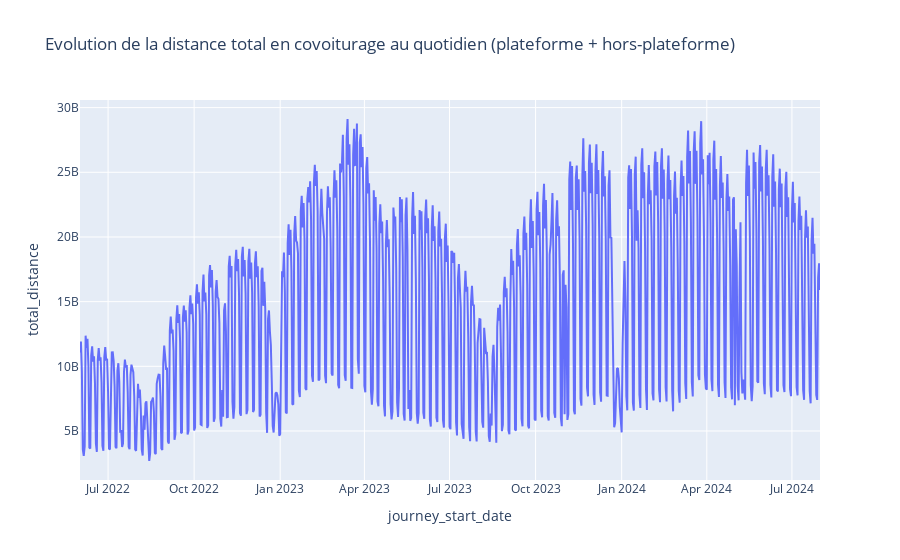

This figure's notebook cell:
### Markdown cell above
Chaque semaine, on remarque un pic le mardi et une baisse significative (~66%) le week-end.

### Code cell
fig = px.line(df, x="journey_start_date", y="total_distance", title='Evolution de la distance total en covoiturage au quotidien (plateforme + hors-plateforme)')
fig.show()

### Figure 1 — Plotly figure (JSON) as saved in the notebook; plotly's stock layout.template omitted (floating-point values rounded to 4 significant figures; data arrays with more than 128 entries replaced by an {"elided": "..."} marker saying what was removed)
{"data": [{"hovertemplate": "journey_start_date=%{x}<br>total_distance=%{y}<extra></extra>", "legendgroup": "", "line": {"color": "#636efa", "dash": "solid"}, "marker": {"symbol": "circle"}, "mode": "lines", "name": "", "orientation": "v", "showlegend": false, "type": "scatter", "x": {"elided": "792 str values"}, "xaxis": "x", "y": {"elided": "792 int values"}, "yaxis": "y"}], "layout": {"legend": {"tracegroupgap": 0}, "title": {"text": "Evolution de la distance total en covoiturage au quotidien (plateforme + hors-plateforme)"}, "xaxis": {"anchor": "y", "domain": [0, 1], "title": {"text": "journey_start_date"}}, "yaxis": {"anchor": "x", "domain": [0, 1], "title": {"text": "total_distance"}}}}
